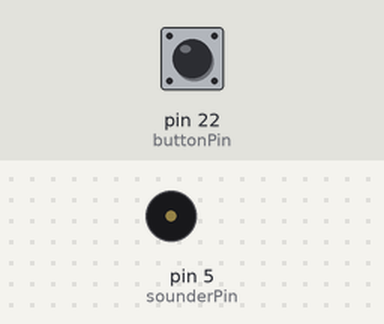
The sketch below on a simulated Arduino Mega 2560, built with avr-gcc and run on an emulated ATmega2560. Parts: buzzer (waves = sounding). The inputs (shaded band) are chosen by the test bench; at power-on: pin 22 (buttonPin) LOW.

Above: at 1.2 s.
1.3 s: pin 22 (buttonPin) pulled HIGH for 1 s
At 2.26 s:
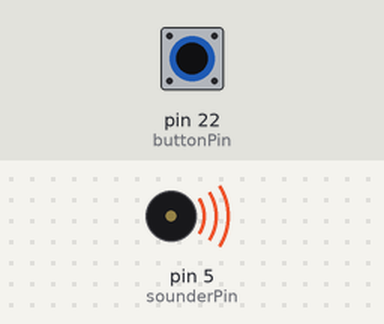
3.8 s: pin 22 (buttonPin) pulled HIGH for 3.2 s
At 8.4 s:
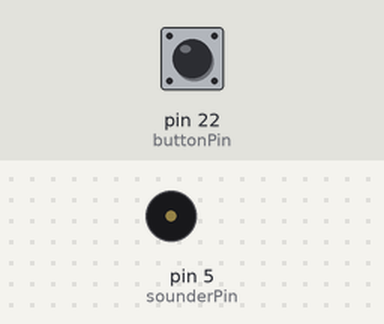
Timing chart, 0 to 9.9 s (numbered marks = the images above; inputs shaded):
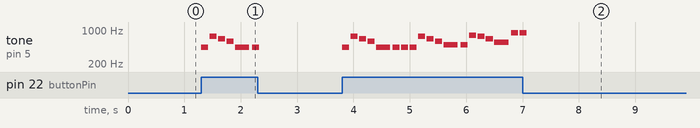

The sketch:

Q2.ino
```cpp
#include "pitches.h"
#include "jingleBells.h"


const int buttonPin = 22;
int buttonState = 0;

const int sounderPin = 5;


void setup() {
  pinMode(buttonPin, INPUT);
}

void loop() {
  buttonState = digitalRead(buttonPin);
  if(buttonState == HIGH){
      for(int locationNote = 0; locationNote < sizeof(melody)/sizeof(int); locationNote++){
        if(digitalRead(buttonPin) == LOW){
            break;
        }
        else{
          int noteDuration = (int) (0.5 *  1000/noteDurations[locationNote]);
          tone(sounderPin, melody[locationNote], noteDuration);
          delay((int)(noteDuration * 1.2));
        }
      }
  }
  if(buttonState == LOW){
    noTone(sounderPin);
  }

}
```

jingleBells.h
```cpp
int melody[] = {

    NOTE_A4, NOTE_FS5, NOTE_E5, NOTE_D5, NOTE_A4,


    NOTE_A4, NOTE_A4, NOTE_A4, NOTE_FS5, NOTE_E5, NOTE_D5, NOTE_B4,

    NOTE_B4, NOTE_G5, NOTE_FS5, NOTE_E5, NOTE_CS5,


  NOTE_A5, NOTE_A5, NOTE_G5, NOTE_E5, NOTE_FS5, 0,


    NOTE_A4, NOTE_FS5, NOTE_E5, NOTE_D5, NOTE_A4,


    NOTE_A4, NOTE_A4, NOTE_FS5, NOTE_E5, NOTE_D5, NOTE_B4,


    NOTE_B4, NOTE_B4, NOTE_G5, NOTE_FS5, NOTE_E5, NOTE_A5, NOTE_A5, NOTE_A5, NOTE_A5, NOTE_B5, NOTE_A5, NOTE_G5, NOTE_E5, NOTE_D5, 0,


    NOTE_FS5, NOTE_FS5, NOTE_FS5, NOTE_FS5, NOTE_FS5, NOTE_FS5, NOTE_FS5, NOTE_A5, NOTE_D4, NOTE_E5, NOTE_FS5,


    NOTE_G5, NOTE_G5, NOTE_G5, NOTE_G5, NOTE_G5, NOTE_FS5, NOTE_FS5, NOTE_FS5, NOTE_FS5,


   NOTE_FS5, NOTE_E5, NOTE_E5, NOTE_FS5, NOTE_E5, NOTE_A5,


    NOTE_FS5, NOTE_FS5, NOTE_FS5, NOTE_FS5, NOTE_FS5, NOTE_FS5, NOTE_FS5, NOTE_A5, NOTE_D4, NOTE_E5, NOTE_FS5,


    NOTE_G5, NOTE_G5, NOTE_G5, NOTE_G5, NOTE_G5, NOTE_FS5, NOTE_FS5, NOTE_FS5, NOTE_FS5,


   NOTE_A5, NOTE_A5, NOTE_G5, NOTE_E5, NOTE_D5
};


int noteDurations[] = {
  4, 4, 4, 4, 2,
  4, 4, 4, 4, 4, 4, 2,
  4, 4, 4, 4, 2,
  4, 4, 4, 4, 2, 2,
  4, 4, 4, 4, 2,
  4, 4, 4, 4, 4, 2,
  4, 4, 4, 4, 4, 4, 4, 4, 4, 4, 4, 4, 4, 2, 2,

  4, 4, 2, 4, 4, 2, 4, 4, 4, 4, 1,
  4, 4, 2, 4, 4, 4, 4, 4, 4,
  4, 4, 4, 4, 2, 2,
  4, 4, 2, 4, 4, 2, 4, 4, 4, 4, 1,
  4, 4, 2, 4, 4, 4, 4, 4, 4,
  4, 4, 4, 4, 2
};
```

pitches.h
```cpp
#define NOTE_B0  31
#define NOTE_C1  33
#define NOTE_CS1 35
#define NOTE_D1  37
#define NOTE_DS1 39
#define NOTE_E1  41
#define NOTE_F1  44
#define NOTE_FS1 46
#define NOTE_G1  49
#define NOTE_GS1 52
#define NOTE_A1  55
#define NOTE_AS1 58
#define NOTE_B1  62
#define NOTE_C2  65
#define NOTE_CS2 69
#define NOTE_D2  73
#define NOTE_DS2 78
#define NOTE_E2  82
#define NOTE_F2  87
#define NOTE_FS2 93
#define NOTE_G2  98
#define NOTE_GS2 104
#define NOTE_A2  110
#define NOTE_AS2 117
#define NOTE_B2  123
#define NOTE_C3  131
#define NOTE_CS3 139
#define NOTE_D3  147
#define NOTE_DS3 156
#define NOTE_E3  165
#define NOTE_F3  175
#define NOTE_FS3 185
#define NOTE_G3  196
#define NOTE_GS3 208
#define NOTE_A3  220
#define NOTE_AS3 233
#define NOTE_B3  247
#define NOTE_C4  262
#define NOTE_CS4 277
#define NOTE_D4  294
#define NOTE_DS4 311
#define NOTE_E4  330
#define NOTE_F4  349
#define NOTE_FS4 370
#define NOTE_G4  392
#define NOTE_GS4 415
#define NOTE_A4  440
#define NOTE_AS4 466
#define NOTE_B4  494
#define NOTE_C5  523
#define NOTE_CS5 554
#define NOTE_D5  587
#define NOTE_DS5 622
#define NOTE_E5  659
#define NOTE_F5  698
#define NOTE_FS5 740
#define NOTE_G5  784
#define NOTE_GS5 831
#define NOTE_A5  880
#define NOTE_AS5 932
#define NOTE_B5  988
#define NOTE_C6  1047
#define NOTE_CS6 1109
#define NOTE_D6  1175
#define NOTE_DS6 1245
#define NOTE_E6  1319
#define NOTE_F6  1397
#define NOTE_FS6 1480
#define NOTE_G6  1568
#define NOTE_GS6 1661
#define NOTE_A6  1760
#define NOTE_AS6 1865
#define NOTE_B6  1976
#define NOTE_C7  2093
#define NOTE_CS7 2217
#define NOTE_D7  2349
#define NOTE_DS7 2489
#define NOTE_E7  2637
#define NOTE_F7  2794
#define NOTE_FS7 2960
#define NOTE_G7  3136
#define NOTE_GS7 3322
#define NOTE_A7  3520
#define NOTE_AS7 3729
#define NOTE_B7  3951
#define NOTE_C8  4186
#define NOTE_CS8 4435
#define NOTE_D8  4699
#define NOTE_DS8 4978
```

Measured:
- after the input at 1.3 s, tone on pin 5 (sounderPin): plays 440 Hz for 0.13 s, 740 Hz for 0.13 s, 659 Hz for 0.13 s, 587 Hz for 0.13 s, 440 Hz for 0.25 s, 440 Hz for 0.13 s, starting at once
- after the input at 3.8 s, tone on pin 5 (sounderPin): plays 440 Hz for 0.13 s, 740 Hz for 0.13 s, 659 Hz for 0.13 s, 587 Hz for 0.13 s, 440 Hz for 0.25 s, 440 Hz for 0.13 s … (19 notes in this stretch), starting at once
